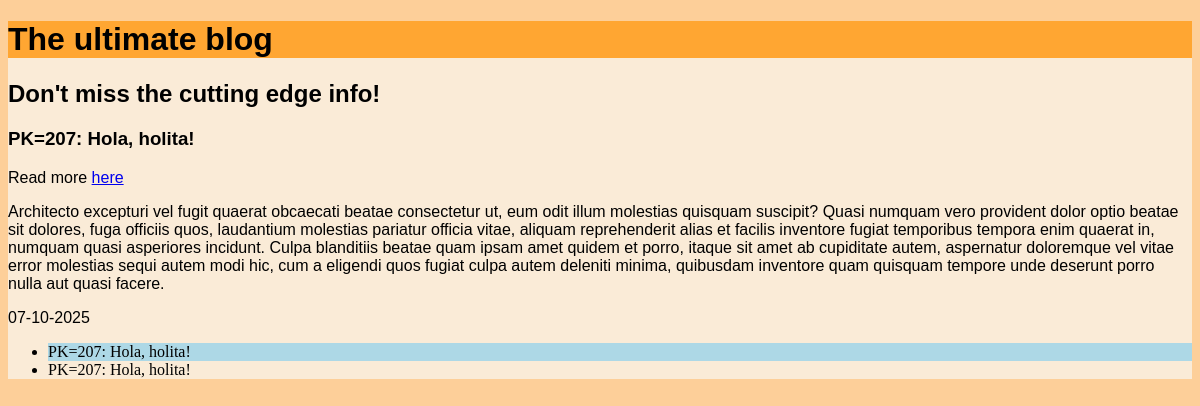
The app's page /posts/, older data.
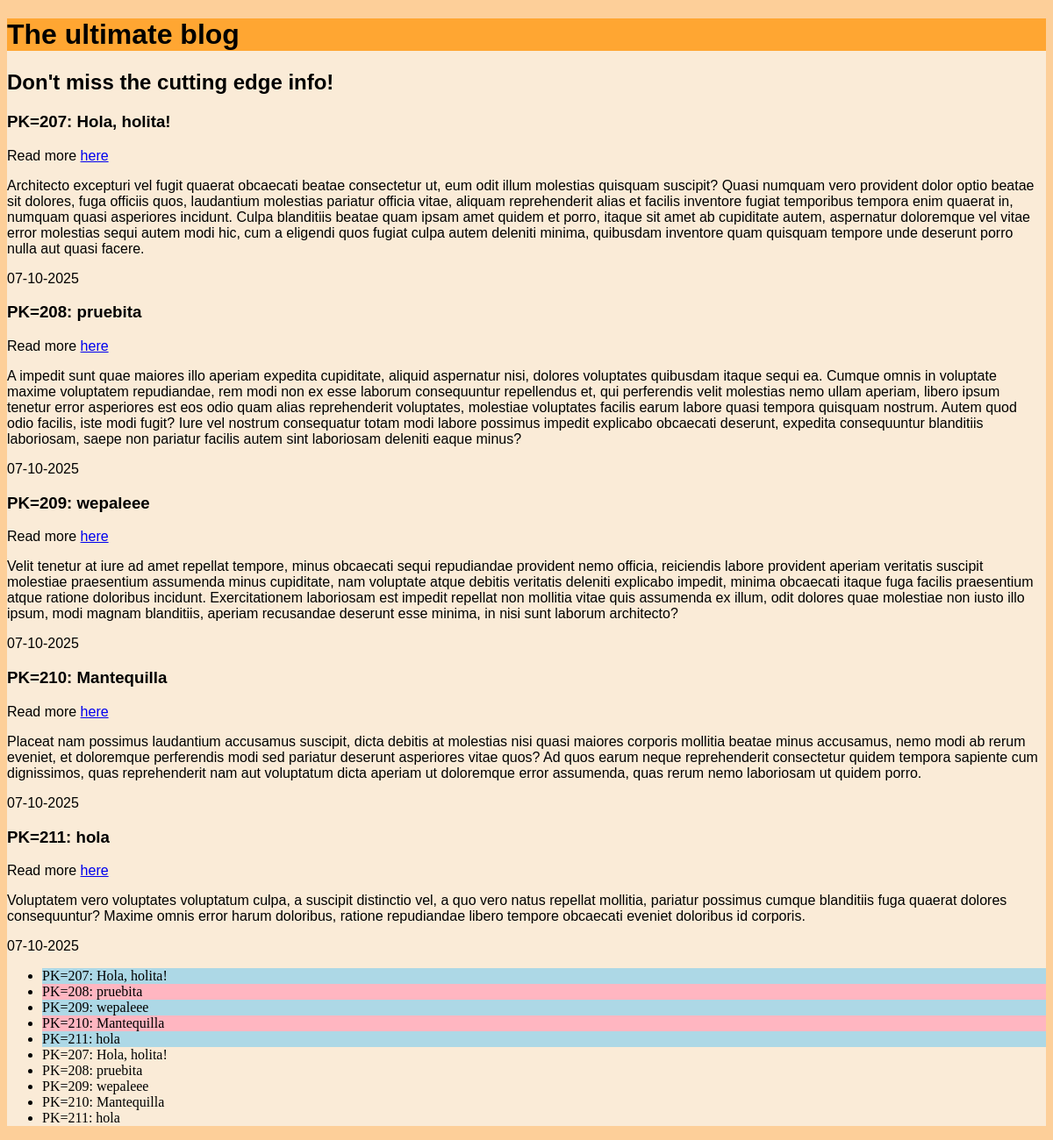
The same page, newer data.
### posts/models.py (models this page shows)
class Post(models.Model):
    title = models.CharField(max_length=256)
    slug = models.SlugField(max_length=256)
    content = models.TextField()
    def __str__(self):
        return f'PK={self.pk}: {self.title}'

### posts/views.py (the view)
# urls.py: path('', views.post_list, name='post-list'),
def post_list(request):
    posts = Post.objects.all()
    return render(request, 'posts/post/list.html', {'posts': posts})

### posts/templates/posts/post/list.html (shortened to what this page needs)
<!DOCTYPE html>
<html lang="en">
<head>
</head>
<body>
    {% extends "base.html" %}
{% block content %}
    <div class='cabezo'>{% include "header.html" with subtitle="Don't miss the cutting edge info!" %} </div>
    {% for post in posts %}
        <h3>{{ post }}</h3>
        <p>Read more <a href="{% url 'posts:post-detail' post.id %}">here</a></p>
        <p>{% lorem 1 b random%}</p>
        <p>{% now 'd-m-Y' %}</p>
    {% endfor %}
        <ul>
    {% for post in posts %}
        <li style="background-color: {% cycle 'LightBlue' 'LightPink' %}">
            {{ post }}
        </li>
    {% endfor %}
                {% for post in posts %}
        <li>{{ post }}</li>
    {% empty %}
        <p>No posts so far!</p>
    {% endfor %}
</ul>
{% endblock %}

### shared/templates/base.html (shortened to what this page needs)
<!DOCTYPE html>
<html>
  <head>
  </head>
  <body>
    {% load static %}
    <link rel="stylesheet" href="{% static 'css/base.css' %}">
    <div class="container">
        {% block content %}
        {% endblock %}
    </div>
  </body>
</html>

### shared/templates/header.html (shortened to what this page needs)
<!DOCTYPE html>
<html lang="en">
<head>
</head>
<body>
  <div class="header">
    <h1>The ultimate blog</h1>
    <h2>{{ subtitle }}</h1>
</div>
</body>
</html>

### shared/static/css/base.css (style rules this page uses)
body { background-color: rgb(253, 207, 153); }
h1 { background-color: rgb(255, 166, 50); font-family: Arial, Helvetica, sans-serif; }
h2 { font-family: "Gill Sans", "Gill Sans MT", Calibri, "Trebuchet MS", sans-serif; }
h3 { font-family: Arial, Helvetica, sans-serif; background-color: antiquewhite; }
p { font-family: Arial, Helvetica, sans-serif; }
div { background-color: antiquewhite; }

Row changes from the older to the newer data that the page shows:
added Post: id+title "PK=208: pruebita", lorem "A impedit sunt quae maiores illo aperiam expedita cupiditate, aliquid aspernatur nisi, dolores voluptates quibusdam itaque sequi ea. Cumque omnis in voluptate maxime voluptatem repudiandae, rem modi non ex esse laborum consequuntur repellendus et, qui perferendis velit molestias nemo ullam aperiam, libero ipsum tenetur error asperiores est eos odio quam alias reprehenderit voluptates, molestiae voluptates facilis earum labore quasi tempora quisquam nostrum. Autem quod odio facilis, iste modi fugit? Iure vel nostrum consequatur totam modi labore possimus impedit explicabo obcaecati deserunt, expedita consequuntur blanditiis laboriosam, saepe non pariatur facilis autem sint laboriosam…", now "07-10-2025"
added Post: id+title "PK=209: wepaleee", lorem "Velit tenetur at iure ad amet repellat tempore, minus obcaecati sequi repudiandae provident nemo officia, reiciendis labore provident aperiam veritatis suscipit molestiae praesentium assumenda minus cupiditate, nam voluptate atque debitis veritatis deleniti explicabo impedit, minima obcaecati itaque fuga facilis praesentium atque ratione doloribus incidunt. Exercitationem laboriosam est impedit repellat non mollitia vitae quis assumenda ex illum, odit dolores quae molestiae non iusto illo ipsum, modi magnam blanditiis, aperiam recusandae deserunt esse minima, in nisi sunt laborum architecto?", now "07-10-2025"
added Post: id+title "PK=210: Mantequilla", lorem "Placeat nam possimus laudantium accusamus suscipit, dicta debitis at molestias nisi quasi maiores corporis mollitia beatae minus accusamus, nemo modi ab rerum eveniet, et doloremque perferendis modi sed pariatur deserunt asperiores vitae quos? Ad quos earum neque reprehenderit consectetur quidem tempora sapiente cum dignissimos, quas reprehenderit nam aut voluptatum dicta aperiam ut doloremque error assumenda, quas rerum nemo laboriosam ut quidem porro.", now "07-10-2025"
added Post: id+title "PK=211: hola", lorem "Voluptatem vero voluptates voluptatum culpa, a suscipit distinctio vel, a quo vero natus repellat mollitia, pariatur possimus cumque blanditiis fuga quaerat dolores consequuntur? Maxime omnis error harum doloribus, ratione repudiandae libero tempore obcaecati eveniet doloribus id corporis.", now "07-10-2025"
